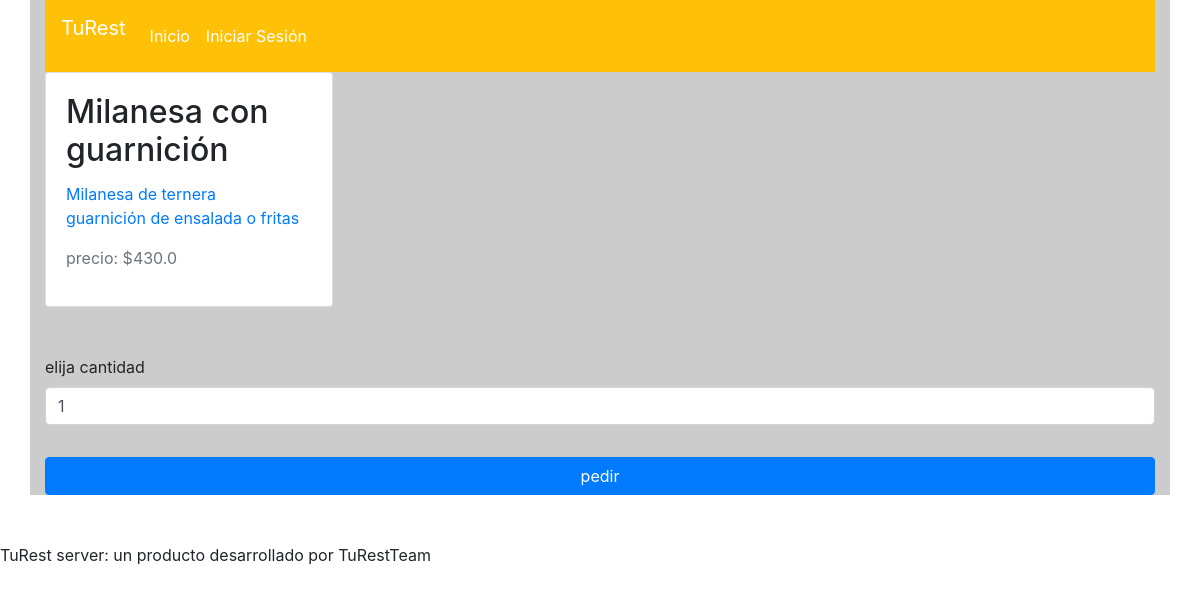
/itemView/1/, run on the app's committed database.
### administracion/models.py (models this page shows, shortened)
class Item(models.Model):
    author = models.ForeignKey("auth.User", on_delete=models.CASCADE)
    name = models.CharField(max_length=200)
    description = models.TextField()
    price = models.FloatField()
    created_date = models.DateTimeField(default=timezone.now)
    updateDate = models.DateTimeField(blank=True, null=True)

### portal/views.py (the view)
# urls.py: path('itemView/<int:pk>/', views.itemView, name='itemView'),
def itemView(request, pk):
    if request.method == "POST":
        Cart(request).agregarPedido()
        return redirect('home')
    else:
        return render(request, 'portal/itemView.html', {'item': get_object_or_404(Item, pk=pk)})

### portal/templates/portal/itemView.html (shortened to what this page needs)
{% extends 'publicStructure.html' %}
{% block content %}
<div class="card" style="width: 18rem;">
	<div class="card-body">
		<h2 class="card-title">{{item.name}}</h2>
		<article class="card-text">
			<p class="text-primary">{{item.description|linebreaksbr}}</p>
			<p class="text-secondary">precio: ${{item.price}}</p>
		</article>
	</div>
</div>
<form action="" method="post">{% csrf_token %}
<div class="row mt-5">
<div class="col">
<div class="form-group">
<label for="cantidad">elija cantidad</label>
<input type="number" name="cantidad" id="cantidad" value=1 min=1 max=20 class="form-control" />
</div>
</div>
</div>
<div class="row mt-3">
<div class="col-12 text-center">
<input type="submit" class="btn btn-primary btn-block" value="pedir" />
</div>
</div>
</form>
{% endblock %}

### data on the page
Item: name "Milanesa con guarnición", description "Milanesa de ternera guarnición de ensalada o fritas", price "430.0"
